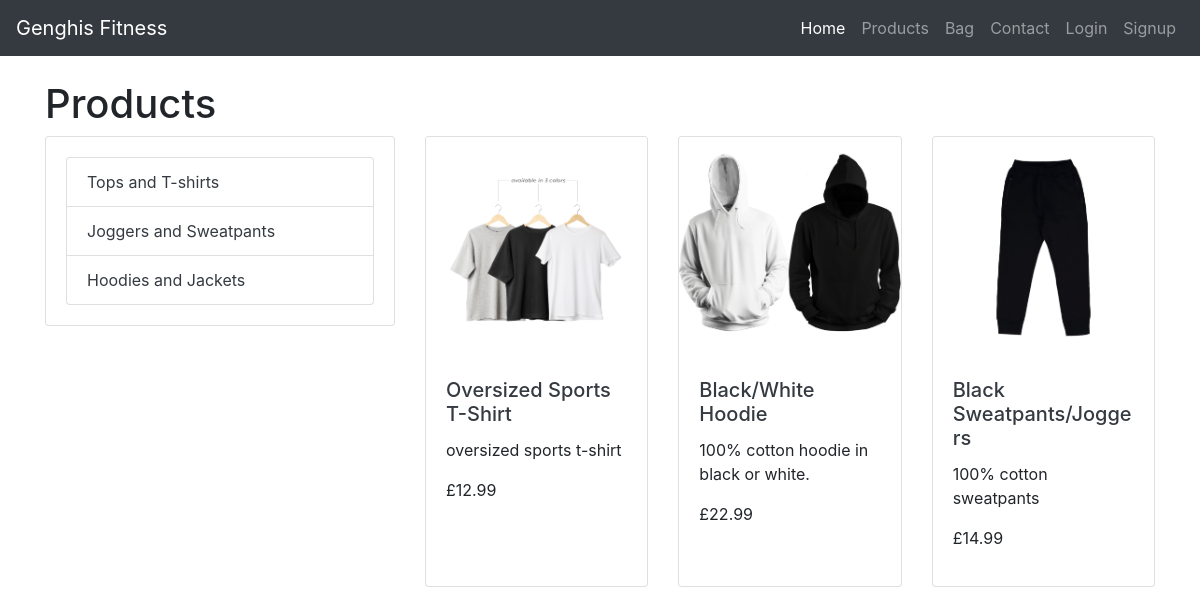
/products/, run on an earlier commit of the app's database.
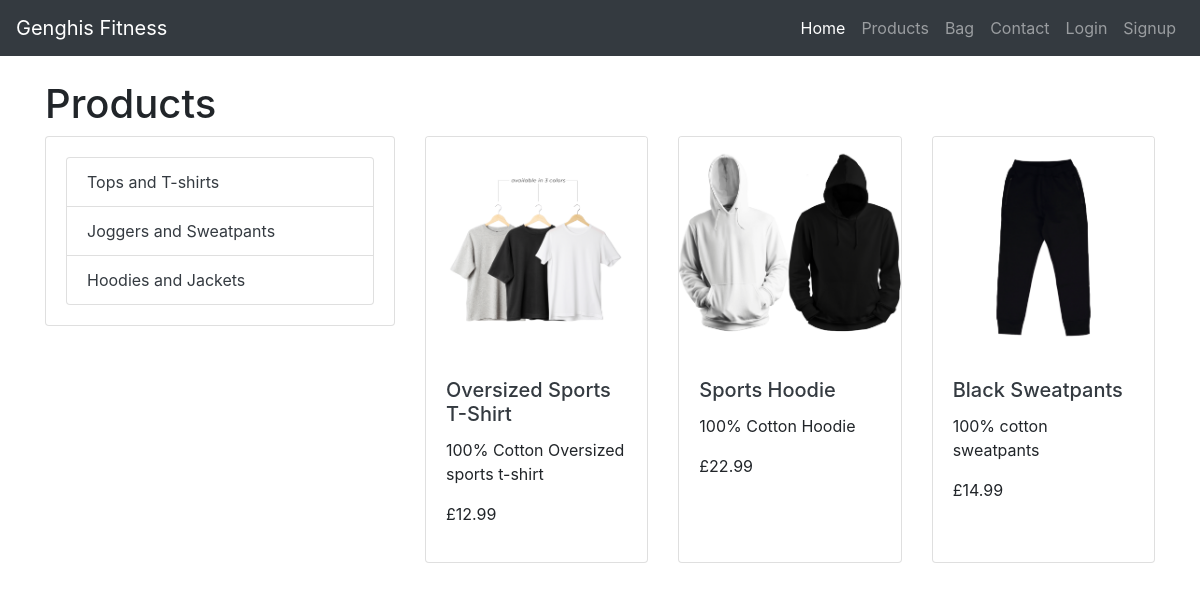
And on a later commit of the database.
### products/models.py (models this page shows, shortened)
class Category(models.Model):
    class Meta:
        verbose_name_plural = 'Categories'
    name = models.CharField(max_length=100)
    slug = AutoSlugField(populate_from='name', unique=True)

class Product(models.Model):
    name = models.CharField(max_length=100)
    description = models.TextField()
    price = models.DecimalField(max_digits=10, decimal_places=2)
    image = models.ImageField(upload_to='products/')
    created_at = models.DateTimeField(auto_now_add=True)
    category = models.ForeignKey('Category', on_delete=models.CASCADE, related_name='products')
    has_sizes = models.BooleanField(default=False, null=True, blank=True)

### products/views.py (the view)
# urls.py: path('', ProductListView.as_view(), name='product_list'),
class ProductListView(ListView):
    model = Product
    template_name = 'products/products.html'
    context_object_name = 'products'
    def get_queryset(self):
        category_slug = self.kwargs.get('slug')
        if category_slug:
            category = get_object_or_404(Category, slug=category_slug)
            queryset = Product.objects.filter(category=category)
        else:
            queryset = super().get_queryset()
        return queryset
    def get_context_data(self, **kwargs):
        context = super().get_context_data(**kwargs)
        context['categories'] = Category.objects.all()
        return context

### context/bag_processor.py (called while the page is built, shortened)
def bag_contents(request):
    bag_items = []
    total = 0
    product_count = 0
    bag = request.session.get('bag', {})
    context = {
        'bag_items': bag_items,
        'total': total,
        'product_count': product_count,
        'grand_total': total,
    }
    return context

### products/templates/products/products.html (shortened to what this page needs)
{% extends "base.html" %}
{% load static %}
{% block content %}
<div class="container">
    <h1 class="mt-4">Products</h1>
    <div class="row">
        <div class="col-md-4">
            <div class="card mb-4">
                <div class="card-body">
                    <ul class="list-group">
                        {% for category in categories %}
                        <li class="list-group-item">
                            <a href="{% url 'products:category_view' slug=category.slug %}" class="text-dark">{{ category.name }}</a>
                        </li>
                        {% endfor %}
                    </ul>
                </div>
            </div>
        </div>
        <div class="col-md-8">
            <div class="row row-cols-1 row-cols-md-2 row-cols-lg-3 g-4">
                {% for product in products %}
                <div class="col">
                    <div class="card h-100">
                        <a href="{% url 'products:product_detail' product.pk %}">
                            <img src="{{ product.image.url }}" class="card-img-top" alt="Product Image">
                        </a>
                        <div class="card-body">
                            <h5 class="card-title">
                                <a href="{% url 'products:product_detail' product.pk %}" class="text-dark">{{ product.name|title }}</a>
                            </h5>
                            <p class="card-text">{{ product.description }}</p>
                            <p class="card-price">£{{ product.price }}</p>
                        </div>
                    </div>
                </div>
                {% endfor %}
            </div>
        </div>
    </div>
</div>
{% endblock %}

### templates/base.html (shortened to what this page needs)
{% load static %}
<!doctype html>
<html lang="en">
<head>
    {% block corecss %}
    <link rel="stylesheet" href="https://stackpath.bootstrapcdn.com/bootstrap/4.4.1/css/bootstrap.min.css">
    <link rel="stylesheet" href="{% static 'css/base.css' %}">
    {% endblock %}
</head>
<body>
<header>
    <nav class="navbar navbar-expand-lg navbar-dark bg-dark">
        <a class="navbar-brand" href="{% url 'home' %}">Genghis Fitness</a>
        <div class="collapse navbar-collapse" id="navbarNav">
            <ul class="navbar-nav ml-auto">
                <li class="nav-item active">
                    <a class="nav-link" href="{% url 'home' %}">Home <span class="sr-only">(current)</span></a>
                </li>
                <li class="nav-item">
                    <a class="nav-link" href="{% url 'products:product_list' %}">Products</a>
                </li>
                <li class="nav-item">
                    <a class="nav-link" href="{% url 'bag:view_bag' %}">
                         Bag
                    </a>
                </li>
                <li class="nav-item">
                    <a class="nav-link" href="{% url 'contact' %}">Contact</a>
                </li>
                {% if user.is_authenticated %}
                <li class="nav-item">
                    <a class="nav-link" href="{% url 'wishlist:wishlist' %}">Wishlist</a>
                </li>
                <li class="nav-item">
                    <a class="nav-link" href="{% url 'account_logout' %}">Logout</a>
                </li>
                {% else %}
                <li class="nav-item">
                    <a class="nav-link" href="{% url 'account_login' %}">Login</a>
                </li>
                <li class="nav-item">
                    <a class="nav-link" href="{% url 'account_signup' %}">Signup</a>
                </li>
                {% endif %}
            </ul>
        </div>
    </nav>
</header>
{% block content %}
{% endblock %}
</body>
</html>

### static/css/base.css (style rules this page uses)
body, html { height: 100%; margin: 0; padding: 0; }

What changed in the data, as far as the page shows it:
changed Product "Oversized Sports T-Shirt": description "oversized sports t-shirt" → "100% Cotton Oversized sports t-shirt"
changed Product: name "Black/White Hoodie" → "Sports Hoodie"; description "100% cotton hoodie in black or white." → "100% Cotton Hoodie"
changed Product "100% cotton sweatpants": name "Black Sweatpants/Joggers" → "Black Sweatpants"
